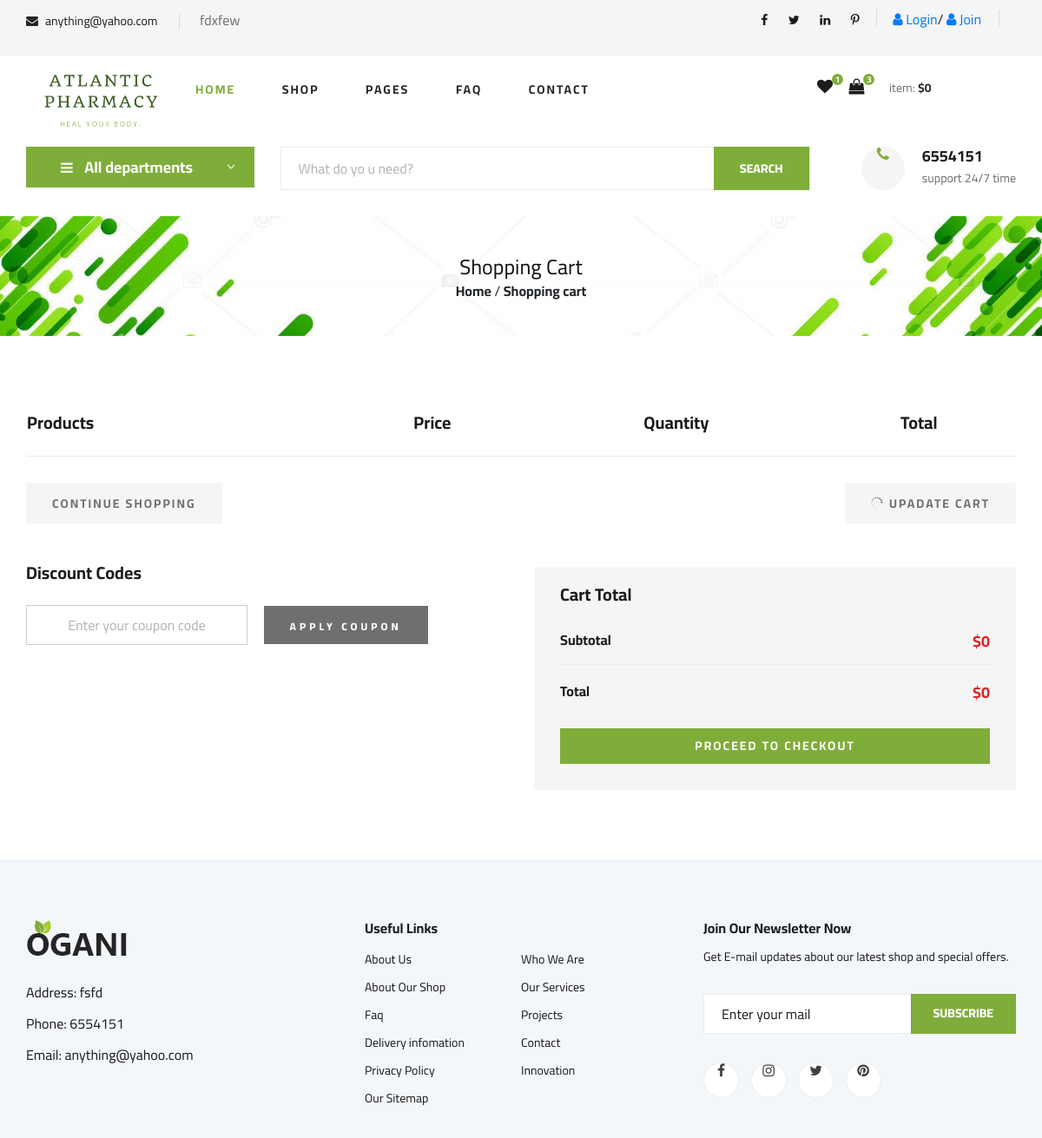
/shopcart/, run on an earlier commit of the app's database.
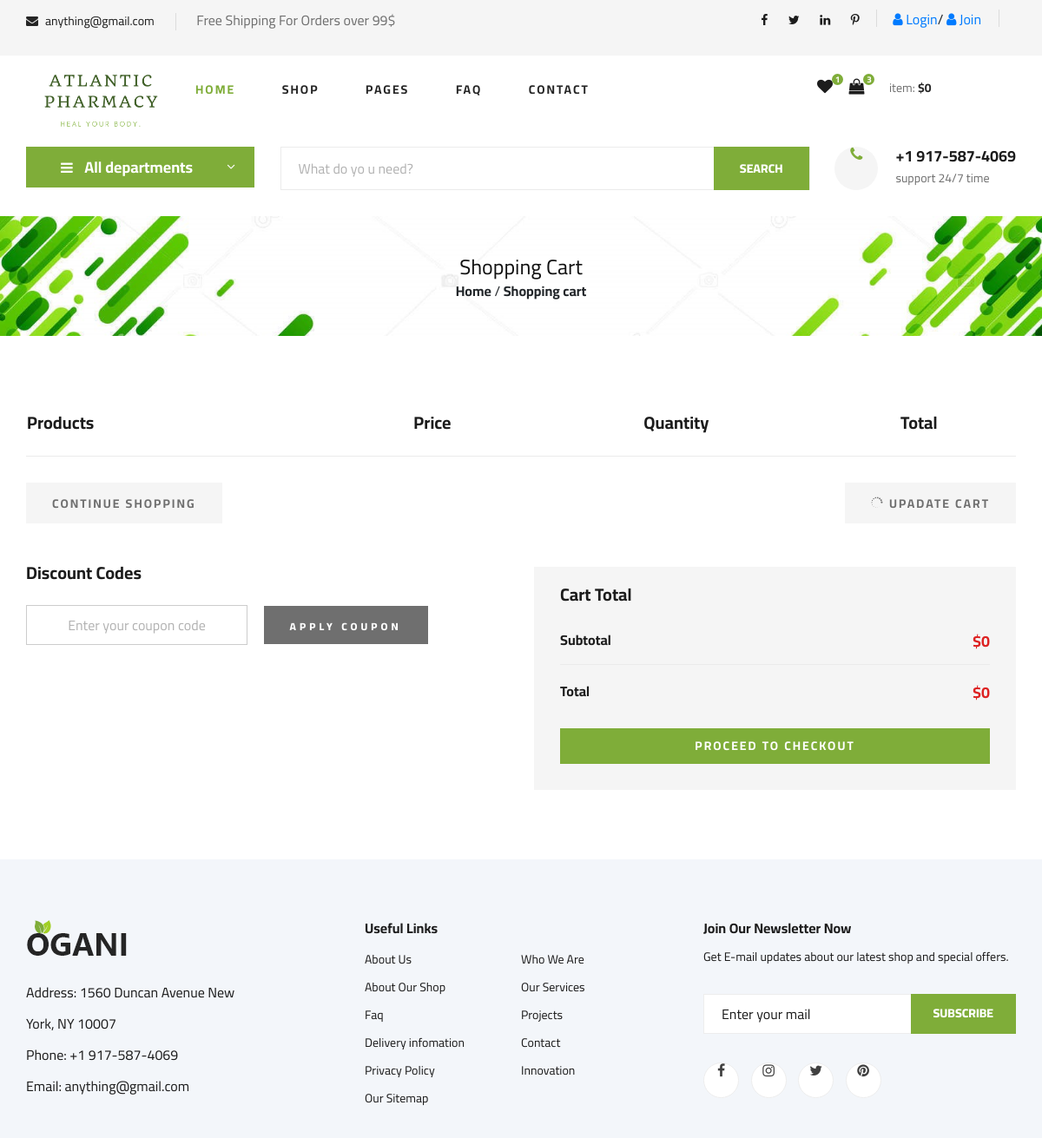
And on a later commit of the database.
### home/models.py (models this page shows, shortened)
class Setting(models.Model):
    objects = None
    STATUS = (
        ('True', 'True'),
        ('False', 'False'),
    )
    title = models.CharField(max_length=150)
    keywords = models.CharField(max_length=255)
    description = models.CharField(max_length=255)
    company = models.CharField(max_length=50)
    address = models.CharField(blank=True, max_length=100)
    phone = models.CharField(blank=True, max_length=15)
    fax = models.CharField(blank=True, max_length=15)
    email = models.CharField(blank=True, max_length=50)
    smtpserver = models.CharField(blank=True, max_length=20)
    smtpemail = models.CharField(blank=True, max_length=20)
    smtppassword = models.CharField(blank=True, max_length=10)
    smtpport = models.CharField(blank=True, max_length=5)
    icon = models.ImageField(blank=True, upload_to='images/')
    facebook = models.CharField(blank=True, max_length=50)
    instagram = models.CharField(blank=True, max_length=50)
    twitter = models.CharField(blank=True, max_length=50)
    youtube = models.CharField(blank=True, max_length=50)
    aboutus = RichTextUploadingField(blank=True)
    contact = RichTextUploadingField(blank=True)
    references = RichTextUploadingField(blank=True)
    status = models.CharField(max_length=10, choices=STATUS)
    create_at = models.DateTimeField(auto_now_add=True)
    update_at = models.DateTimeField(auto_now=True)

### order/views.py (the view)
# urls.py: path('shopcart/', OrderViews.shopcart, name='shopcart'),
def shopcart(request):
    setting = Setting.objects.get(pk=1)
    category = Category.objects.all()
    current_user = request.user
    shopcart = ShopCart.objects.filter(user_id=current_user.id)
    total = 0
    for rs in shopcart:
        if rs.product.variant == 'None':
            total += rs.product.price * rs.quantity
        else:
            total += rs.variant.price * rs.quantity
    context = {
        'shopcart': shopcart,
        'setting': setting,
        'total': total,
        'category': category
    }
    return render(request, 'shopcart_products.html', context)

### order/templates/shopcart_products.html (shortened to what this page needs)
{% extends 'base.html' %}
{% load static %}
{% block content %}
{% load mptt_tags %}
{% block header %}   {% include 'header.html' %}  {% endblock %}
<section class="breadcrumb-section set-bg" data-setbg="{% static 'img/product-banner.jpg' %}">
    <div class="container">
        <div class="row">
            <div class="col-lg-12 text-center">
                <div class="breadcrumb__text">
                    <h4>Shopping Cart</h4>
                    <div class="breadcrumb__option">
                        <b href="/home/">Home</b> /
                        <b>Shopping cart</b>
                    </div>
                </div>
            </div>
        </div>
    </div>
</section>
<section class="shoping-cart spad">
    <div class="container">
        <div class="row">
            <div class="col-lg-12">
                <div class="shoping__cart__table">
                    <table>
                        <thead>
                        <tr>
                            <th class="shoping__product">Products</th>
                            <th>Price</th>
                            <th>Quantity</th>
                            <th>Total</th>
                            <th></th>
                        </tr>
                        </thead>
                    </table>
                </div>
            </div>
        </div>
        <div class="row">
            <div class="col-lg-12">
                <div class="shoping__cart__btns">
                    <a href="/index/" class="primary-btn cart-btn">CONTINUE SHOPPING</a>
                    <a href="#" class="primary-btn cart-btn cart-btn-right"><span class="icon_loading"></span>
                        Upadate Cart</a>
                </div>
            </div>
            <div class="col-lg-6">
                <div class="shoping__continue">
                    <div class="shoping__discount">
                        <h5>Discount Codes</h5>
                        <form action="#">
                            <input type="text" placeholder="Enter your coupon code">
                            <button type="submit" class="site-btn">APPLY COUPON</button>
                        </form>
                    </div>
                </div>
            </div>
            <div class="col-lg-6">
                <div class="shoping__checkout">
                    <h5>Cart Total</h5>
                    <ul>
                        <li>Subtotal <span>${{ total }}</span></li>
                        <li>Total <span>${{ total }}</span></li>
                    </ul>
                    <a href="/order/orderproduct" class="primary-btn">PROCEED TO CHECKOUT</a>
                </div>
            </div>
        </div>
    </div>
</section>
{% endblock %}

### home/templates/base.html (shortened to what the changed rows need)
{% load static %}
<html lang="zxx">
<head>
    <link rel="stylesheet" href="{% static 'css/bootstrap.min.css' %}" type="text/css">
    <link rel="stylesheet" href="{% static 'css/font-awesome.min.css' %}" type="text/css">
    <link rel="stylesheet" href="{% static 'css/elegant-icons.css' %}" type="text/css">
    <link rel="stylesheet" href="{% static 'css/nice-select.css' %}" type="text/css">
    <link rel="stylesheet" href="{% static 'css/jquery-ui.min.css' %}" type="text/css">
    <link rel="stylesheet" href="{% static 'css/owl.carousel.min.css' %}" type="text/css">
    <link rel="stylesheet" href="{% static 'css/slicknav.min.css' %}" type="text/css">
    <link rel="stylesheet" href="{% static 'css/style.css' %}" type="text/css">
    <link rel="stylesheet" href="{% static 'css/main.css' %}" type="text/css">
    <link rel="stylesheet" href="//code.jquery.com/ui/1.12.1/themes/base/jquery-ui.css">
</head>
<body>
<header class="header">
    <div class="header__top">
        <div class="container">
            <div class="row">
                <div class="col-lg-6 col-md-6">
                    <div class="header__top__left">
                        <ul>
                             <li><i class="fa fa-envelope"></i> {{ setting.email}}</li>
            <li>{{ setting.references|safe }}</li>
                        </ul>
                    </div>
                </div>
            </div>
        </div>
    </div>
</header>
{% block content %}
{% endblock %}
<footer class="footer spad">
    <div class="container">
        <div class="row">
            <div class="col-lg-3 col-md-6 col-sm-6">
                <div class="footer__about">
                    <ul>
                        <li>Address: {{ setting.address}}</li>
                        <li>Phone: {{ setting.phone}}</li>
                        <li>Email: {{ setting.email}}</li>
                    </ul>
                </div>
            </div>
        </div>
    </div>
</footer>
<link rel="stylesheet" href="https://ajax.googleapis.com/ajax/libs/jqueryui/1.11.4/themes/smoothness/jquery-ui.css">
</body>
</html>

### home/templates/header.html (shortened to what this page needs)
{% load static %}
<section class="hero hero-normal">
    <div class="container">
        <div class="row">
            <div class="col-lg-3">
                <div class="hero__categories">
                    <div class="hero__categories__all">
                        <i class="fa fa-bars"></i>
                        <span>All departments</span>
                    </div>
                        {% load mptt_tags %}
                </div>
            </div>
            <div class="col-lg-9">
                <div class="hero__search">
                    <div class="hero__search__form">
                        <form action="/search/" method="post">
                            <input id="query" name="query" type="text" placeholder="What do yo u need?">
                            <button type="submit" class="site-btn">SEARCH</button>
                        </form>
                    </div>
                    <div class="hero__search__phone">
                        <div class="hero__search__phone__icon">
                            <i class="fa fa-phone"></i>
                        </div>
                        <div class="hero__search__phone__text">
                            <h5>{{ setting.phone}}</h5>
                            <span>support 24/7 time</span>
                        </div>
                    </div>
                </div>
            </div>
        </div>
    </div>
</section>

What changed in the data, as far as the page shows it:
changed Setting: email "anything@yahoo.com" → "anything@gmail.com"; references "fdxfew" → "Free Shipping For Orders over 99$"; phone "6554151" → "+1 917-587-4069"; address "fsfd" → "1560 Duncan Avenue New York, NY 10007"
